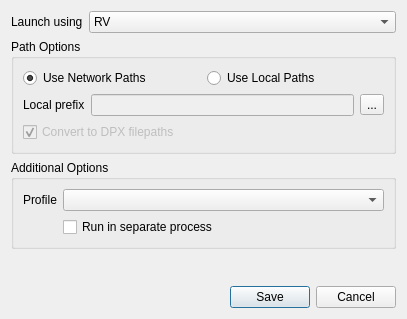
<?xml version="1.0" encoding="UTF-8"?>
<ui version="4.0">
 <class>RVSettingsDialog</class>
 <widget class="QDialog" name="RVSettingsDialog">
  <property name="geometry">
   <rect>
    <x>0</x>
    <y>0</y>
    <width>407</width>
    <height>319</height>
   </rect>
  </property>
  <property name="windowTitle">
   <string>RV Settings</string>
  </property>
  <layout class="QVBoxLayout" name="verticalLayout_2">
   <item>
    <layout class="QHBoxLayout" name="horizontalLayout_3">
     <item>
      <widget class="QLabel" name="label">
       <property name="text">
        <string>Launch using</string>
       </property>
      </widget>
     </item>
     <item>
      <widget class="QComboBox" name="uiExecDDL">
       <property name="sizePolicy">
        <sizepolicy hsizetype="Expanding" vsizetype="Fixed">
         <horstretch>0</horstretch>
         <verstretch>0</verstretch>
        </sizepolicy>
       </property>
       <item>
        <property name="text">
         <string>RV</string>
        </property>
       </item>
       <item>
        <property name="text">
         <string>RVSDI</string>
        </property>
       </item>
      </widget>
     </item>
    </layout>
   </item>
   <item>
    <widget class="QGroupBox" name="groupBox">
     <property name="title">
      <string>Path Options</string>
     </property>
     <layout class="QVBoxLayout" name="verticalLayout">
      <item>
       <layout class="QHBoxLayout" name="horizontalLayout">
        <item>
         <widget class="QRadioButton" name="uiNetworkPathsCHK">
          <property name="text">
           <string>Use Network Paths</string>
          </property>
          <property name="checked">
           <bool>true</bool>
          </property>
         </widget>
        </item>
        <item>
         <widget class="QRadioButton" name="uiLocalPathsCHK">
          <property name="text">
           <string>Use Local Paths</string>
          </property>
         </widget>
        </item>
       </layout>
      </item>
      <item>
       <layout class="QHBoxLayout" name="horizontalLayout_2">
        <item>
         <widget class="QLabel" name="label_2">
          <property name="text">
           <string>Local prefix</string>
          </property>
         </widget>
        </item>
        <item>
         <widget class="QLineEdit" name="uiLocalPrefixTXT">
          <property name="enabled">
           <bool>false</bool>
          </property>
         </widget>
        </item>
        <item>
         <widget class="QToolButton" name="uiLocalPrefixBTN">
          <property name="text">
           <string>...</string>
          </property>
         </widget>
        </item>
       </layout>
      </item>
      <item>
       <widget class="QCheckBox" name="uiConvertToDpxCHK">
        <property name="enabled">
         <bool>false</bool>
        </property>
        <property name="text">
         <string>Convert to DPX filepaths</string>
        </property>
        <property name="checked">
         <bool>true</bool>
        </property>
       </widget>
      </item>
     </layout>
    </widget>
   </item>
   <item>
    <widget class="QGroupBox" name="groupBox_2">
     <property name="title">
      <string>Additional Options</string>
     </property>
     <layout class="QGridLayout" name="gridLayout">
      <item row="0" column="0">
       <widget class="QLabel" name="label_3">
        <property name="text">
         <string>Profile</string>
        </property>
       </widget>
      </item>
      <item row="0" column="1">
       <widget class="QComboBox" name="uiProfileDDL">
        <property name="sizePolicy">
         <sizepolicy hsizetype="Expanding" vsizetype="Fixed">
          <horstretch>0</horstretch>
          <verstretch>0</verstretch>
         </sizepolicy>
        </property>
       </widget>
      </item>
      <item row="1" column="1">
       <widget class="QCheckBox" name="uiSubprocessCHK">
        <property name="text">
         <string>Run in separate process</string>
        </property>
       </widget>
      </item>
     </layout>
    </widget>
   </item>
   <item>
    <spacer name="verticalSpacer">
     <property name="orientation">
      <enum>Qt::Vertical</enum>
     </property>
     <property name="sizeHint" stdset="0">
      <size>
       <width>20</width>
       <height>40</height>
      </size>
     </property>
    </spacer>
   </item>
   <item>
    <widget class="QDialogButtonBox" name="uiDialogBTNS">
     <property name="standardButtons">
      <set>QDialogButtonBox::Cancel|QDialogButtonBox::Save</set>
     </property>
    </widget>
   </item>
  </layout>
 </widget>
 <tabstops>
  <tabstop>uiExecDDL</tabstop>
  <tabstop>uiNetworkPathsCHK</tabstop>
  <tabstop>uiLocalPathsCHK</tabstop>
  <tabstop>uiLocalPrefixTXT</tabstop>
  <tabstop>uiProfileDDL</tabstop>
  <tabstop>uiSubprocessCHK</tabstop>
  <tabstop>uiDialogBTNS</tabstop>
 </tabstops>
 <resources/>
 <connections>
  <connection>
   <sender>uiDialogBTNS</sender>
   <signal>accepted()</signal>
   <receiver>RVSettingsDialog</receiver>
   <slot>accept()</slot>
   <hints>
    <hint type="sourcelabel">
     <x>264</x>
     <y>454</y>
    </hint>
    <hint type="destinationlabel">
     <x>102</x>
     <y>286</y>
    </hint>
   </hints>
  </connection>
  <connection>
   <sender>uiDialogBTNS</sender>
   <signal>rejected()</signal>
   <receiver>RVSettingsDialog</receiver>
   <slot>reject()</slot>
   <hints>
    <hint type="sourcelabel">
     <x>280</x>
     <y>454</y>
    </hint>
    <hint type="destinationlabel">
     <x>272</x>
     <y>285</y>
    </hint>
   </hints>
  </connection>
  <connection>
   <sender>uiLocalPathsCHK</sender>
   <signal>toggled(bool)</signal>
   <receiver>uiLocalPrefixTXT</receiver>
   <slot>setEnabled(bool)</slot>
   <hints>
    <hint type="sourcelabel">
     <x>244</x>
     <y>87</y>
    </hint>
    <hint type="destinationlabel">
     <x>244</x>
     <y>107</y>
    </hint>
   </hints>
  </connection>
  <connection>
   <sender>uiLocalPathsCHK</sender>
   <signal>toggled(bool)</signal>
   <receiver>uiConvertToDpxCHK</receiver>
   <slot>setEnabled(bool)</slot>
   <hints>
    <hint type="sourcelabel">
     <x>216</x>
     <y>86</y>
    </hint>
    <hint type="destinationlabel">
     <x>92</x>
     <y>134</y>
    </hint>
   </hints>
  </connection>
 </connections>
</ui>
